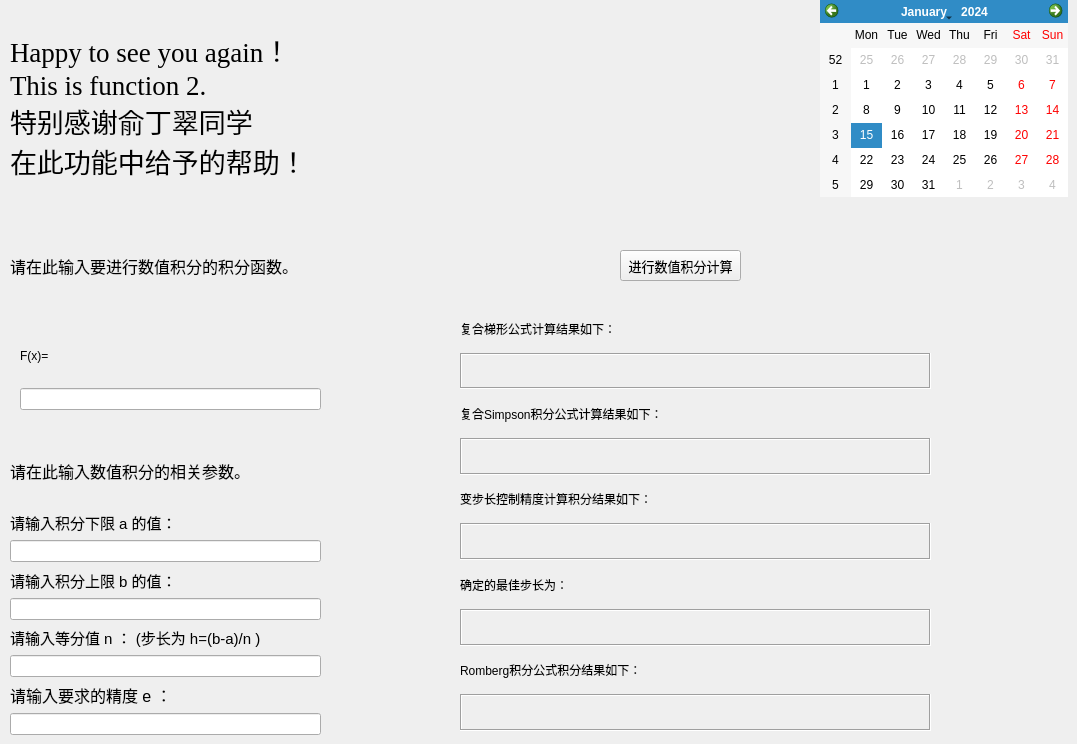
    <widget class="QWidget" name="tab_2">
     <attribute name="title">
      <string>数值积分</string>
     </attribute>
     <widget class="QWidget" name="verticalLayoutWidget_4">
      <property name="geometry">
       <rect>
        <x>10</x>
        <y>510</y>
        <width>311</width>
        <height>225</height>
       </rect>
      </property>
      <layout class="QVBoxLayout" name="verticalLayout_4">
       <item>
        <widget class="QLabel" name="label_17">
         <property name="font">
          <font>
           <pointsize>11</pointsize>
          </font>
         </property>
         <property name="text">
          <string>请输入积分下限 a 的值：</string>
         </property>
        </widget>
       </item>
       <item>
        <widget class="QLineEdit" name="lineEdit_5"/>
       </item>
       <item>
        <widget class="QLabel" name="label_18">
         <property name="font">
          <font>
           <pointsize>11</pointsize>
          </font>
         </property>
         <property name="text">
          <string>请输入积分上限 b 的值：</string>
         </property>
        </widget>
       </item>
       <item>
        <widget class="QLineEdit" name="lineEdit_6"/>
       </item>
       <item>
        <widget class="QLabel" name="label_19">
         <property name="font">
          <font>
           <pointsize>11</pointsize>
          </font>
         </property>
         <property name="text">
          <string>请输入等分值 n ： (步长为 h=(b-a)/n )</string>
         </property>
        </widget>
       </item>
       <item>
        <widget class="QLineEdit" name="lineEdit_7"/>
       </item>
       <item>
        <widget class="QLabel" name="label_30">
         <property name="font">
          <font>
           <pointsize>12</pointsize>
          </font>
         </property>
         <property name="text">
          <string>请输入要求的精度 e ：</string>
         </property>
        </widget>
       </item>
       <item>
        <widget class="QLineEdit" name="lineEdit_8"/>
       </item>
      </layout>
     </widget>
     <widget class="QLabel" name="label_20">
      <property name="geometry">
       <rect>
        <x>10</x>
        <y>250</y>
        <width>301</width>
        <height>31</height>
       </rect>
      </property>
      <property name="font">
       <font>
        <pointsize>12</pointsize>
       </font>
      </property>
      <property name="cursor">
       <cursorShape>ForbiddenCursor</cursorShape>
      </property>
      <property name="text">
       <string>请在此输入要进行数值积分的积分函数。</string>
      </property>
     </widget>
     <widget class="QLabel" name="label_21">
      <property name="geometry">
       <rect>
        <x>10</x>
        <y>450</y>
        <width>311</width>
        <height>41</height>
       </rect>
      </property>
      <property name="font">
       <font>
        <pointsize>12</pointsize>
       </font>
      </property>
      <property name="cursor">
       <cursorShape>ForbiddenCursor</cursorShape>
      </property>
      <property name="text">
       <string>请在此输入数值积分的相关参数。</string>
      </property>
     </widget>
     <widget class="QPushButton" name="pushButton_2">
      <property name="geometry">
       <rect>
        <x>620</x>
        <y>250</y>
        <width>121</width>
        <height>31</height>
       </rect>
      </property>
      <property name="font">
       <font>
        <family>Microsoft Himalaya</family>
        <pointsize>10</pointsize>
       </font>
      </property>
      <property name="text">
       <string>进行数值积分计算</string>
      </property>
     </widget>
     <widget class="QWidget" name="verticalLayoutWidget_5">
      <property name="geometry">
       <rect>
        <x>460</x>
        <y>310</y>
        <width>471</width>
        <height>421</height>
       </rect>
      </property>
      <layout class="QVBoxLayout" name="verticalLayout_5">
       <item>
        <widget class="QLabel" name="label_23">
         <property name="text">
          <string>复合梯形公式计算结果如下：</string>
         </property>
        </widget>
       </item>
       <item>
        <widget class="QLabel" name="label_22">
         <property name="frameShape">
          <enum>QFrame::Box</enum>
         </property>
         <property name="frameShadow">
          <enum>QFrame::Sunken</enum>
         </property>
         <property name="text">
          <string/>
         </property>
        </widget>
       </item>
       <item>
        <widget class="QLabel" name="label_24">
         <property name="text">
          <string>复合Simpson积分公式计算结果如下：</string>
         </property>
        </widget>
       </item>
       <item>
        <widget class="QLabel" name="label_25">
         <property name="frameShape">
          <enum>QFrame::Box</enum>
         </property>
         <property name="frameShadow">
          <enum>QFrame::Sunken</enum>
         </property>
         <property name="text">
          <string/>
         </property>
        </widget>
       </item>
       <item>
        <widget class="QLabel" name="label_26">
         <property name="text">
          <string>变步长控制精度计算积分结果如下：</string>
         </property>
        </widget>
       </item>
       <item>
        <widget class="QLabel" name="label_27">
         <property name="frameShape">
          <enum>QFrame::Box</enum>
         </property>
         <property name="frameShadow">
          <enum>QFrame::Sunken</enum>
         </property>
         <property name="text">
          <string/>
         </property>
        </widget>
       </item>
       <item>
        <widget class="QLabel" name="label_28">
         <property name="text">
          <string>确定的最佳步长为：</string>
         </property>
        </widget>
       </item>
       <item>
        <widget class="QLabel" name="label_29">
         <property name="frameShape">
          <enum>QFrame::Box</enum>
         </property>
         <property name="frameShadow">
          <enum>QFrame::Sunken</enum>
         </property>
         <property name="text">
          <string/>
         </property>
        </widget>
       </item>
       <item>
        <widget class="QLabel" name="label_31">
         <property name="text">
          <string>Romberg积分公式积分结果如下：</string>
         </property>
        </widget>
       </item>
       <item>
        <widget class="QLabel" name="label_32">
         <property name="frameShape">
          <enum>QFrame::Box</enum>
         </property>
         <property name="frameShadow">
          <enum>QFrame::Sunken</enum>
         </property>
         <property name="text">
          <string/>
         </property>
        </widget>
       </item>
      </layout>
     </widget>
     <widget class="QCalendarWidget" name="calendarWidget_2">
      <property name="geometry">
       <rect>
        <x>820</x>
        <y>0</y>
        <width>248</width>
        <height>197</height>
       </rect>
      </property>
     </widget>
     <widget class="QLabel" name="label_33">
      <property name="geometry">
       <rect>
        <x>10</x>
        <y>30</y>
        <width>391</width>
        <height>151</height>
       </rect>
      </property>
      <property name="font">
       <font>
        <family>Times New Roman</family>
        <pointsize>20</pointsize>
       </font>
      </property>
      <property name="cursor">
       <cursorShape>ForbiddenCursor</cursorShape>
      </property>
      <property name="text">
       <string>Happy to see you again！
This is function 2.
特别感谢俞丁翠同学
在此功能中给予的帮助！</string>
      </property>
     </widget>
     <widget class="QWidget" name="verticalLayoutWidget_3">
      <property name="geometry">
       <rect>
        <x>20</x>
        <y>330</y>
        <width>301</width>
        <height>80</height>
       </rect>
      </property>
      <layout class="QVBoxLayout" name="verticalLayout_3">
       <item>
        <widget class="QLabel" name="label_50">
         <property name="text">
          <string>F(x)=</string>
         </property>
        </widget>
       </item>
       <item>
        <widget class="QLineEdit" name="lineEdit_15"/>
       </item>
      </layout>
     </widget>
    </widget>
